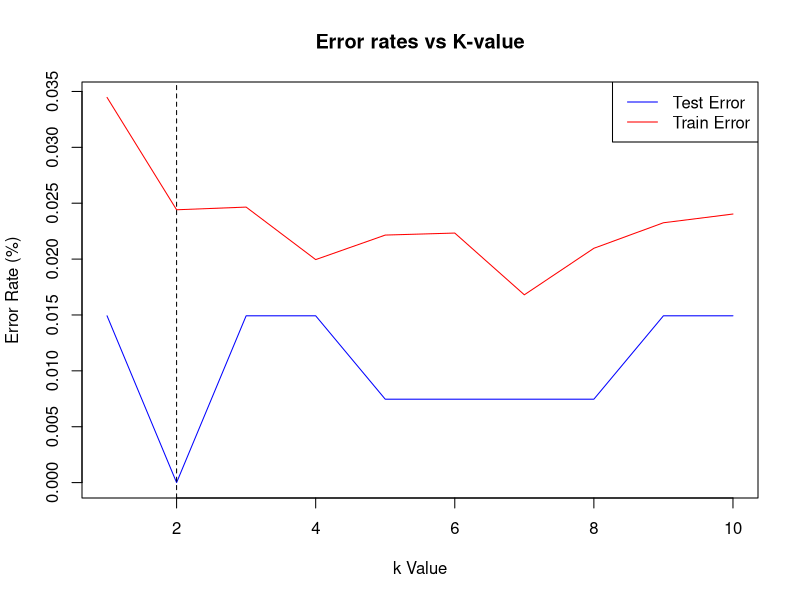

Write the R code that produced this figure.
library(palmerpenguins)
library(caTools)
library(class)
library(caret)
library(ggfortify)
data(penguins)

penguins <- na.omit(penguins)

set.seed(123)
training_rows <- sample(1:nrow(penguins), replace = F, size = nrow(penguins) * 0.6)


# Training set
train_penguins <- penguins[training_rows, -c(2, 8)]
train_label <- train_penguins$species
train_penguins <- scale(train_penguins[c("bill_length_mm", "bill_depth_mm", "flipper_length_mm", "body_mass_g")])


# Testing set
test_penguins <- penguins[-training_rows, -c(2, 8)]
test_penguins <- scale(test_penguins[c("bill_length_mm", "bill_depth_mm", "flipper_length_mm", "body_mass_g")])
test_label <- penguins[-training_rows, 1]

k <- 1:10
k_train_errors <- numeric(length(k))
k_test_errors <- numeric(length(k))

for (i in 1:length(k)) {

    knn <- train(
        x = train_penguins,
        y = train_label,
        method = "knn",
        tuneGrid = data.frame(k = k[i])
    )

    k_train_errors[i] <- 1 - mean(knn$results$Accuracy)
    k_test_errors[i] <- 1 - confusionMatrix(predict(knn, test_penguins), as.factor(test_label$species))$overall["Accuracy"]
}
best_k <- which.min(k_test_errors)
knn_best <- train(
    x = train_penguins,
    y = train_label,
    method = "knn",
    tuneGrid = data.frame(k = best_k)
)

y_min <- min(k_train_errors, k_test_errors)
y_max <- max(k_train_errors, k_test_errors)

plot(k, k_test_errors, type = "l", col = "blue", 
     xlab = "k Value", ylab = "Error Rate (%)", main = "Error rates vs K-value",ylim = c(y_min, y_max))
lines(k, k_train_errors, col = "red")
legend("topright", legend = c("Test Error", "Train Error"),
       col = c("blue", "red"), lty = 1)
abline(v = best_k, col = "black", lty = 2)

test_predictions <- predict(knn_best, test_penguins)
matrix <- confusionMatrix(data = test_predictions, reference = test_label$species)
precision <- mean(matrix$byClass[, "Pos Pred Value"])
recall <- mean(matrix$byClass[, "Recall"])
f1_score <- 2 * (precision * recall) / (precision + recall)
